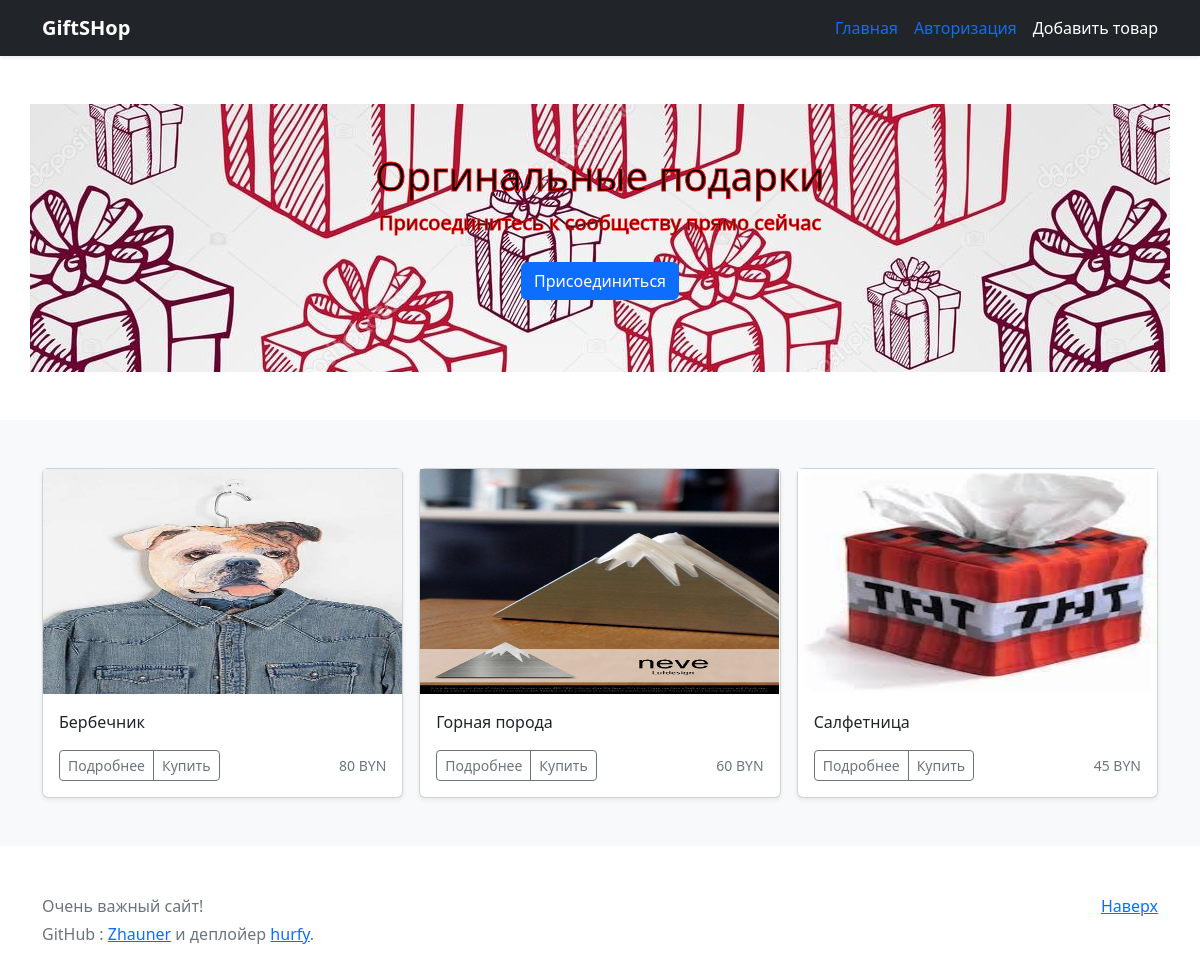
Before: / with the older database file.
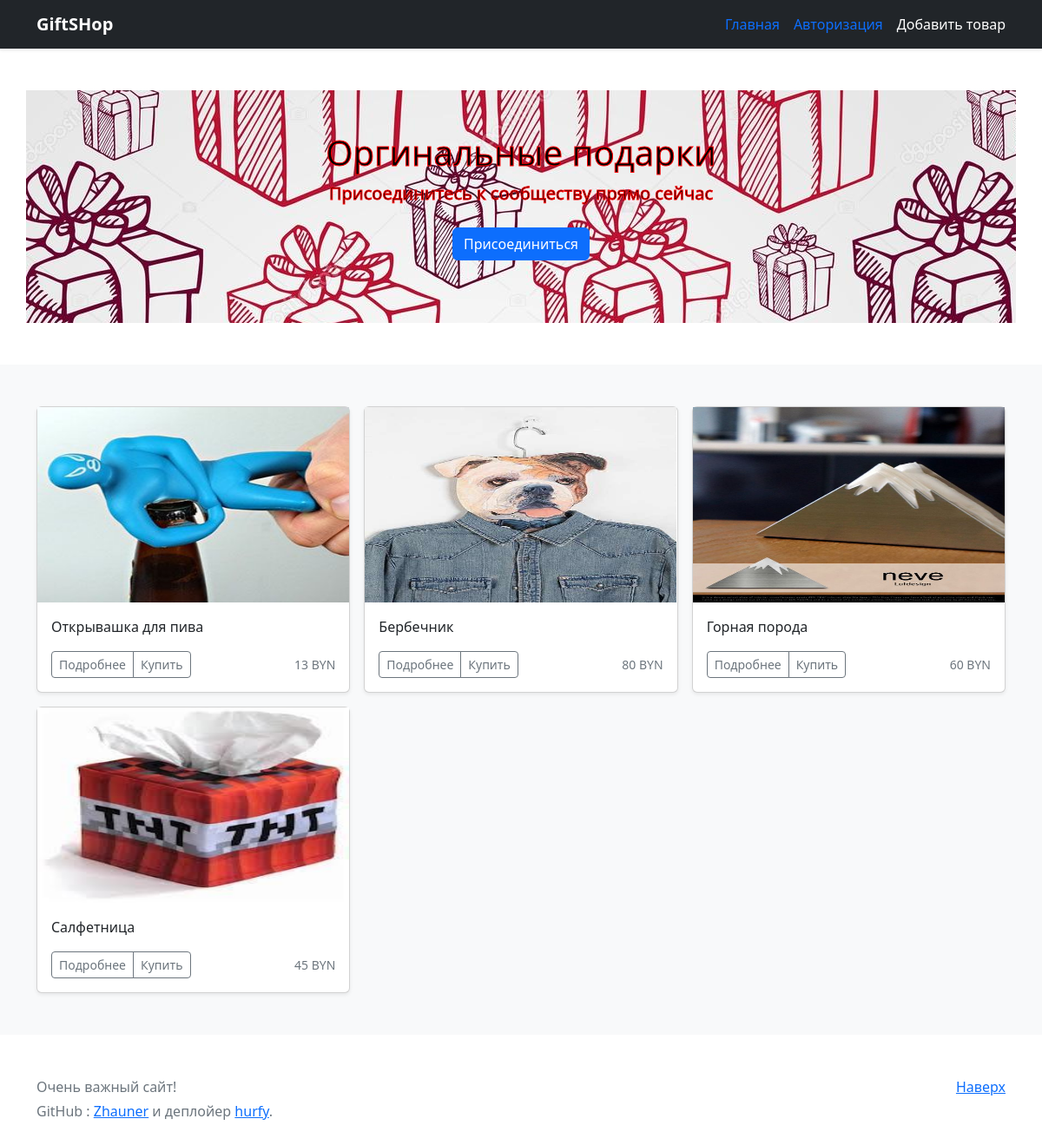
After: the same page with the newer database file.
### app.py (models this page shows)
class Item(db.Model):
    article = db.Column(db.Integer, primary_key=True)
    title = db.Column(db.String(100), nullable=False)
    text = db.Column(db.Text, nullable=False)
    price = db.Column(db.Integer, nullable=False)
    extension = db.Column(db.String(10), nullable=False)
    number = db.Column(db.String(20), nullable=False)
    name = db.Column(db.String(25), nullable=False)

### app.py (the view)
@app.route('/')
def main():
    items = Item.query.order_by(Item.article.desc()).all()
    return render_template('index.html', items=items, get_user=get_username(current_user.get_id()))

### getUserID.py (called while the page is built, shortened)
def get_user(id: int):
    try:
        connect = sqlite3.connect('instance\\shop.db')
        cursor = connect.cursor()
        cursor.execute(f'SELECT * FROM users WHERE id = {id} LIMIT 1')
    except:
        return ''

def get_username(id: int):
    try:
        if get_user(id)[4] and get_user(id)[4] != 'з':
            return get_user(id)[4]
        else:
            return ''
    except:
        return ''

### templates/index.html (shortened to what this page needs)
{% extends 'base.html' %}
{% block body %}
<main>
  <section class="py-5 text-center container">
    <div class="row py-lg-5 back">
      <div class="col-lg-6 col-md-8 mx-auto">
        <h1 class="fw-light" style="color: black;-webkit-text-stroke-color: #ff0000;-webkit-text-stroke-width: 1.0px;"><strong>Оргинальные подарки</strong></h1>
        <p class="lead" style="color: black;-webkit-text-stroke-color: #ff0000;-webkit-text-stroke-width: 1.0px;"><strong>Присоединитесь к сообществу прямо сейчас</strong></p>
        <p>
          <a href="/auth" class="btn btn-primary my-2">Присоединиться</a>
        </p>
      </div>
    </div>
  </section>
  <div class="album py-5 bg-light">
    <div class="container">
      <div class="row row-cols-1 row-cols-sm-2 row-cols-md-3 g-3">
        {% for item in items %}
        <div class="col">
          <div class="card shadow-sm">
            <img src="/static/{{ item.article }}.{{ item.extension }}" height="225px" width="359px" alt="">
            <div class="card-body">
              <p class="card-text">{{ item.title }}</p>
              <div class="d-flex justify-content-between align-items-center">
                <div class="btn-group">
                  <a href="/{{ item.article }}" type="button" class="btn btn-sm btn-outline-secondary">Подробнее</a>
                  <a href="/buy" type="button" class="btn btn-sm btn-outline-secondary">Купить</a>
                </div>
                <small class="text-muted">{{ item.price }} BYN</small>
              </div>
            </div>
          </div>
        </div>
        {% endfor %}
      </div>
    </div>
  </div>
</main>
{% endblock body %}

### templates/base.html (shortened to what this page needs)
<!doctype html>
<html lang="en">
<head>
    <link rel="stylesheet" href="https://cdn.jsdelivr.net/npm/bootstrap@5.2.3/dist/css/bootstrap.min.css">
    <link rel="stylesheet" href="{{ url_for('static', filename='css/styles.css') }}">
</head>
<body>
<header>
  <div class="navbar navbar-dark bg-dark shadow-sm">
    <div class="container">
      <a href="#" class="navbar-brand d-flex align-items-center">
        <strong>GiftSHop</strong>
      </a>
    <nav class="d-inline-flex mt-2 mt-md-0 ms-md-auto">
        <a class="me-3 py-2 text-decoration-none" href="/">Главная</a>
        <a class="me-3 py-2 text-decoration-none" href="/auth">Авторизация</a>
        <a class="py-2 text-white text-decoration-none" href="/add">Добавить товар</a>
    </nav>
    </div>
  </div>
</header>
{% block body %}
{% endblock body %}
<footer class="text-muted py-5">
  <div class="container">
    <p class="float-end mb-1">
      <a href="#">Наверх</a>
    </p>
    <p class="mb-1">Очень важный сайт!</p>
    <p class="mb-0">GitHub : <a href="https://github.com/Zhauner">Zhauner</a> и деплойер <a href="https://github.com/hurfy">hurfy</a>.</p>
  </div>
</footer>
</body>
</html>

### templates/index.html (style rules this page uses)
.back { background-image: url(/static/back.jpg); }

Changed rows visible on the page:
added Item: shows a picture, title "Открывашка для пива", price "13"
